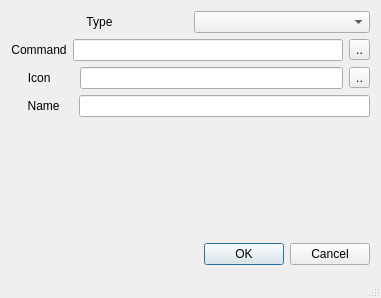
<?xml version="1.0" encoding="UTF-8"?>
<ui version="4.0">
 <class>MainWindow</class>
 <widget class="QMainWindow" name="MainWindow">
  <property name="geometry">
   <rect>
    <x>0</x>
    <y>0</y>
    <width>381</width>
    <height>298</height>
   </rect>
  </property>
  <property name="windowTitle">
   <string>MainWindow</string>
  </property>
  <widget class="QWidget" name="centralWidget">
   <layout class="QFormLayout" name="formLayout">
    <item row="0" column="0" colspan="2">
     <layout class="QGridLayout" name="gridLayout">
      <item row="0" column="0">
       <layout class="QGridLayout" name="gridLayout_2">
        <item row="0" column="0">
         <widget class="QLabel" name="label_5">
          <property name="text">
           <string>Type</string>
          </property>
          <property name="alignment">
           <set>Qt::AlignCenter</set>
          </property>
         </widget>
        </item>
        <item row="0" column="1">
         <widget class="QComboBox" name="comboBox"/>
        </item>
       </layout>
      </item>
      <item row="1" column="0">
       <layout class="QHBoxLayout" name="horizontalLayout_5">
        <item>
         <layout class="QVBoxLayout" name="verticalLayout_2">
          <item>
           <layout class="QVBoxLayout" name="verticalLayout">
            <item>
             <layout class="QHBoxLayout" name="horizontalLayout">
              <item>
               <widget class="QLabel" name="commandLabel">
                <property name="text">
                 <string>Command</string>
                </property>
                <property name="alignment">
                 <set>Qt::AlignCenter</set>
                </property>
               </widget>
              </item>
              <item>
               <widget class="QLineEdit" name="commandLineEdit"/>
              </item>
              <item>
               <widget class="QToolButton" name="commandToolButton">
                <property name="text">
                 <string>..</string>
                </property>
               </widget>
              </item>
             </layout>
            </item>
            <item>
             <layout class="QHBoxLayout" name="horizontalLayout_3">
              <item>
               <widget class="QLabel" name="iconLabel">
                <property name="text">
                 <string>     Icon       </string>
                </property>
                <property name="alignment">
                 <set>Qt::AlignCenter</set>
                </property>
               </widget>
              </item>
              <item>
               <widget class="QLineEdit" name="iconLineEdit"/>
              </item>
              <item>
               <widget class="QToolButton" name="icontoolButton">
                <property name="text">
                 <string>..</string>
                </property>
               </widget>
              </item>
             </layout>
            </item>
            <item>
             <layout class="QHBoxLayout" name="horizontalLayout_4">
              <item>
               <widget class="QLabel" name="nameLabel">
                <property name="text">
                 <string>     Name    </string>
                </property>
               </widget>
              </item>
              <item>
               <widget class="QLineEdit" name="nameLineEdit"/>
              </item>
             </layout>
            </item>
           </layout>
          </item>
          <item>
           <spacer name="verticalSpacer">
            <property name="orientation">
             <enum>Qt::Vertical</enum>
            </property>
            <property name="sizeHint" stdset="0">
             <size>
              <width>20</width>
              <height>40</height>
             </size>
            </property>
           </spacer>
          </item>
          <item>
           <widget class="QDialogButtonBox" name="buttonBox">
            <property name="standardButtons">
             <set>QDialogButtonBox::Cancel|QDialogButtonBox::Ok</set>
            </property>
           </widget>
          </item>
         </layout>
        </item>
       </layout>
      </item>
     </layout>
    </item>
   </layout>
  </widget>
  <widget class="QMenuBar" name="menuBar">
   <property name="geometry">
    <rect>
     <x>0</x>
     <y>0</y>
     <width>381</width>
     <height>22</height>
    </rect>
   </property>
  </widget>
  <widget class="QStatusBar" name="statusBar"/>
 </widget>
 <layoutdefault spacing="6" margin="11"/>
 <resources/>
 <connections/>
</ui>
